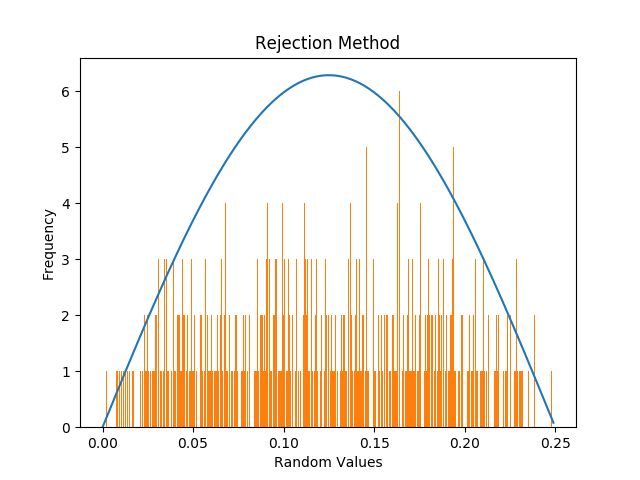

This figure's Python source:
# Problem3. 

import math as m 
import numpy as np 
import matplotlib.pyplot as plt 
import random as r

# a. define the function f(x) = 2* pi sin(4 * pi * x)
def function(x): 
    result = (2 * m.pi) * np.sin(4 * m.pi * x) 
    return result 
    
# b. Plot f(x) from 0.0 to 0.25
xVals = np.arange(250, dtype='d')
xVals = xVals / 1000
yVals = np.zeros(250, dtype='d')
for i in np.arange(xVals.size): 
    yVals[i] = function(xVals[i])

plt.figure(1)
plt.plot(xVals, yVals)
plt.title('Probability_desity_function')
plt.xlabel('x')
plt.ylabel('f(x)')
plt.show()

# c. assign to variable rand a uniform random number form 0.0 to 0.25
# and 
# d. 
def rej():
    randX = r.uniform(0.0, 0.25)
    randY = r.uniform(0, m.pi)
    if function(randX) > randY:
        return randX
    else: 
        return rej() 
        
#e. listX = np.arange(1000, dtype='d')
listY = np.zeros(1000, dtype='d')
for i in np.arange(listY.size): 
    listY[i] = rej(); 
    
plt.figure(1)
plt.hist(listY, 1000)
plt.title('Rejection Method')
plt.xlabel('Random Values')
plt.ylabel('Frequency')
plt.savefig('Problem3.png')
plt.show()